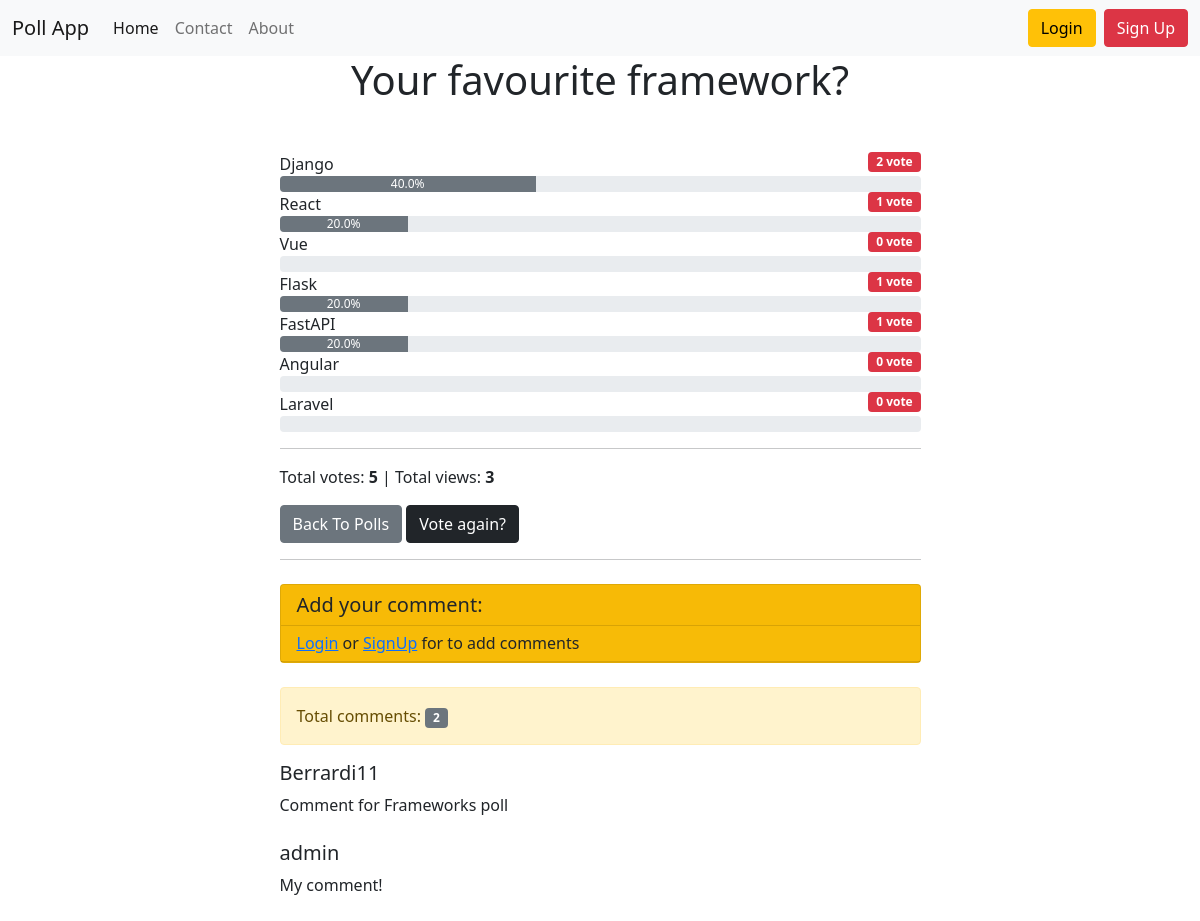
Page /results/your-favourite-framework/ on the committed database.
### poll_app/models.py (models this page shows, shortened)
class Question(models.Model):
    question_text = models.CharField(max_length=100, unique=True)
    slug = models.SlugField(unique=True)
    created_at = models.DateTimeField(auto_now_add=True)
    is_active = models.BooleanField(default=True)
    views = models.ManyToManyField(IpModel, related_name='post_views', blank=True)
    def total_views(self):
        return self.views.count()
    class Meta:
        ordering = ['-created_at']
    @property
    def total_votes(self):
        return Vote.objects.filter(question=self.pk).count()

class Choice(models.Model):
    choice_text = models.CharField(max_length=100)
    question = models.ForeignKey(Question, on_delete=models.CASCADE)
    @property
    def get_vote_count(self):
        return Vote.objects.filter(choice=self.pk).count()
    @property
    def percentage_vote(self):
        total_votes = Vote.objects.filter(question=self.question).count()
        vote_count = Vote.objects.filter(choice=self).count()
        if total_votes == 0:
            vote_in_percentage = 0
        else:
            vote_in_percentage = (vote_count / total_votes) * 100
        return vote_in_percentage

class Comment(models.Model):
    author = models.ForeignKey(User, on_delete=models.CASCADE, related_name='author')
    question_relation = models.ForeignKey(Question, on_delete=models.CASCADE, related_name='comments')
    comment_text = models.TextField()
    created_at = models.DateTimeField(auto_now_add=True)
    is_active = models.BooleanField(default=True)
    class Meta:
        ordering = ['-created_at']

### accounts/models.py (models this page shows)
class User(AbstractUser):
    email = models.EmailField(unique=True)
    email_confirmed = models.BooleanField(default=False)

### poll_app/views.py (the view, shortened to what this page needs)
# urls.py: path('results/<slug:slug>/', ResultsView.as_view(), name='results'),
class ResultsView(SuccessMessageMixin, generic.edit.FormMixin, generic.DetailView):
    model = Question
    template_name = 'poll_app/results.html'
    form_class = CommentForm
    success_message = 'Thank you for your comment!'
    def get(self, request, *args, **kwargs):
        self.object = self.get_object()
        context = self.get_context_data(object=self.object)
        ip = get_client_ip(self.request)
        if IpModel.objects.filter(ip=ip).exists():
            self.object.views.add(IpModel.objects.get(ip=ip))
        else:
            IpModel.objects.create(ip=ip)
            self.object.views.add(IpModel.objects.get(ip=ip))
        return self.render_to_response(context)
    def get_context_data(self, **kwargs):
        context = super().get_context_data(**kwargs)
        user_voted_choices = []
        if self.request.user.is_authenticated:
            user_voted_choices = self.object.choice_set.filter(vote__voter=self.request.user)
        context['user_voted_choices'] = user_voted_choices
        context['comm'] = self.object.comments.filter(is_active=True)
        return context

### poll_app/views.py (called while the page is built)
def get_client_ip(request):
    x_forwarded_for = request.META.get('HTTP_X_FORWARDED_FOR')
    if x_forwarded_for:
        ip = x_forwarded_for.split(',')[0]
    else:
        ip = request.META.get('REMOTE_ADDR')
    return ip

### poll_app/templates/poll_app/results.html (shortened to what this page needs)
{% extends 'base.html' %}
{% block content %}
<h1 class="mb-5 text-center">{{ question.question_text }}</h1>
{% for choice in question.choice_set.all %}
{% if choice in user_voted_choices %}
<strong>{{ choice.choice_text }}</strong>
{% else %}
{{ choice.choice_text }}
{% endif %} <span class="badge bg-danger float-end">{{ choice.get_vote_count }} vote{{ choice.votes|pluralize }}</span>
<div class="progress">
    <div class="progress-bar {% if choice in user_voted_choices %}bg-danger{% else %}bg-secondary{% endif %}"
         role="progressbar"
         aria-label="Example with label"
         style="width: {{ choice.percentage_vote|floatformat:1 }}%;"
         aria-valuenow="25"
         aria-valuemin="0"
         aria-valuemax="100">{{ choice.percentage_vote|floatformat:1 }}%
    </div>
</div>
{% endfor %}
<hr>
Total votes: <b>{{ question.total_votes }}</b> | Total views: <b>{{ question.total_views }}</b>
<a class="btn btn-secondary" href="{% url 'poll_app:home' %}">Back To Polls</a>
<a class="btn btn-dark" href="{% url 'poll_app:detail' question.slug %}">Vote again?</a>
<hr>
<div class="card text-dark bg-warning my-4">
    <h5 class="card-header">Add your comment:</h5>
    {% if user.is_authenticated %}
    <div class="card-body">
        <form method="post">
            {% if form.errors %}
            <div class="alert alert-danger">
                {{ form.errors }}
            </div>
            {% endif %}
            {% csrf_token %}
            <div class="form-group">
                {{ form.comment_text }}
            </div>
            <br>
            <button type="submit" class="btn btn-success">Add comment</button>
        </form>
    </div>
    {% else %}
    <h6 class="card-header"><a href="{% url 'accounts:login' %}">Login</a> or <a href="{% url 'accounts:signup' %}">SignUp</a>
        for to add comments</h6>
    {% endif %}
</div>
<div class="alert alert-warning" role="alert">
    Total comments: <span class="badge bg-secondary">{{ comm.count }}</span>
</div>
{% for comment in comm %}
<div class="media mb-4">
    <div class="media-body">
        <h5 class="mt-0">{{ comment.author }}</h5>
        {{ comment.comment_text }}
    </div>
</div>
{% endfor %}
{% endblock %}

### rows in the picture
Question: question_text "Your favourite framework?", total_votes "5", total_views "3"
Choice: choice_text "Django", get_vote_count "2", percentage_vote "40.0"
Choice: choice_text "React", get_vote_count "1", percentage_vote "20.0"
Choice: choice_text "Vue", get_vote_count "0"
Choice: choice_text "Flask", get_vote_count "1", percentage_vote "20.0"
Choice: choice_text "FastAPI", get_vote_count "1", percentage_vote "20.0"
Choice: choice_text "Angular", get_vote_count "0"
Choice: choice_text "Laravel", get_vote_count "0"
Comment: author "Berrardi11", comment_text "Comment for Frameworks poll"
Comment: author "admin", comment_text "My comment!"

### other values in the picture
{{ comm.count }} "2"
